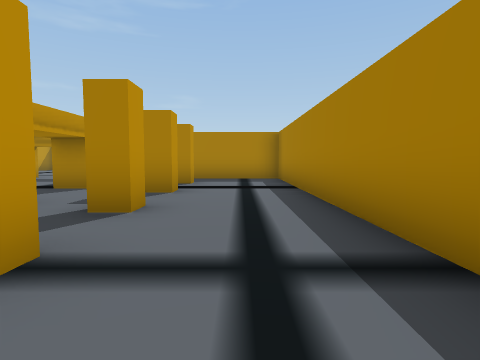
[1] (above)

21 first-person views from a walk through a 3-D level made in the Unity game engine. The camera is 1.2 m above the floor, tilts 4° down and sees 80° across. The floor is counted in squares, 2 m on a side. Each view is taken from the middle of a square. On the plan, view 1 faces up. The plan holds only what a view shows up to about 9 squares ahead; the rest is blank. The place goes on beyond the plan. Some animated figures are not drawn.

[2]
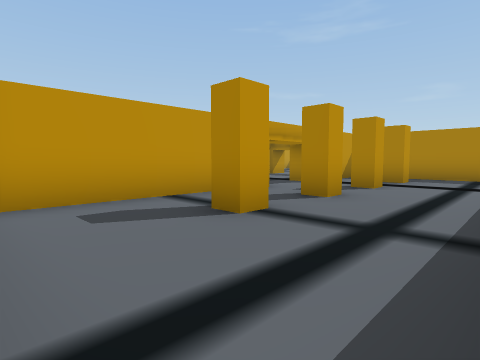

[3]
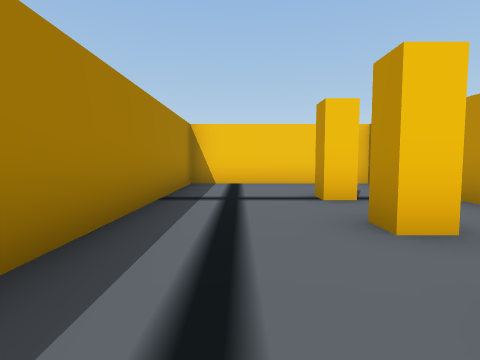

[4]
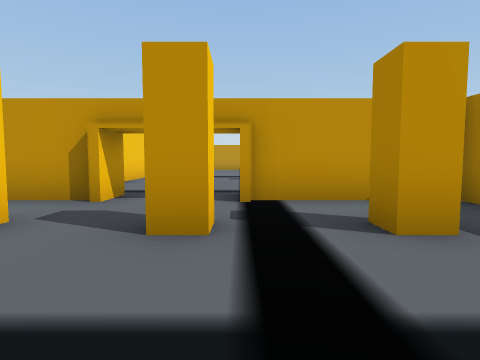

[5]
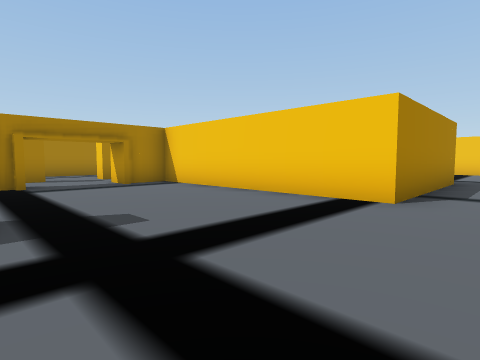

[6]
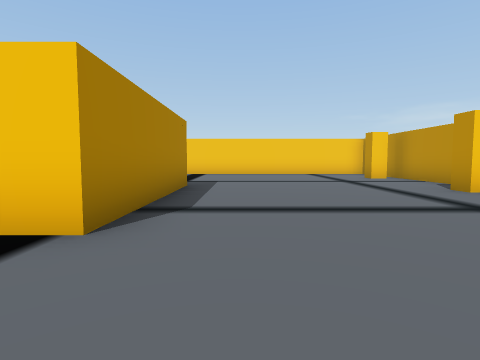

[7]
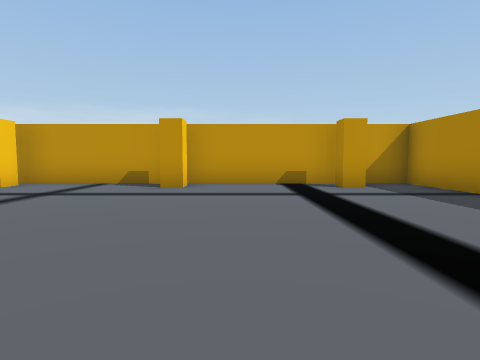

[8]
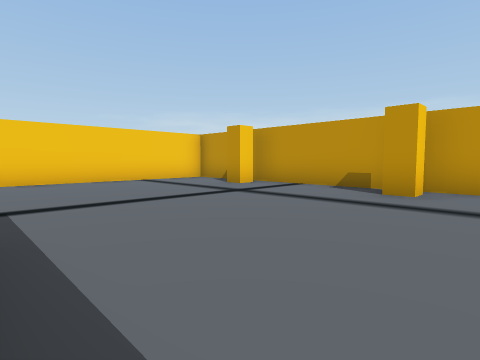

[9]
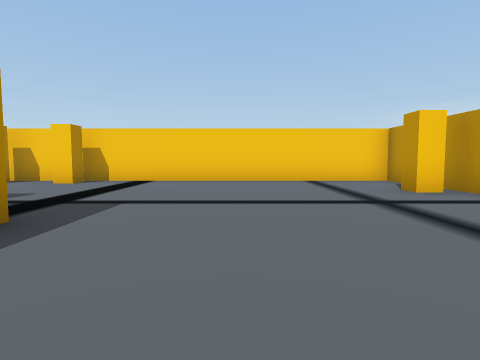

[10]
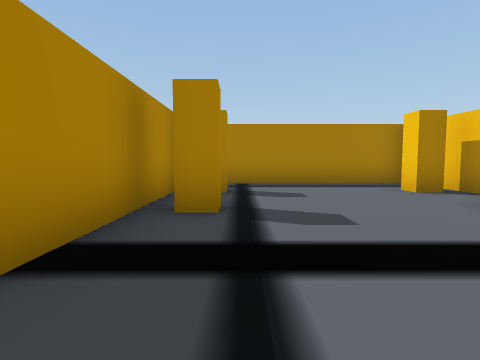

[11]
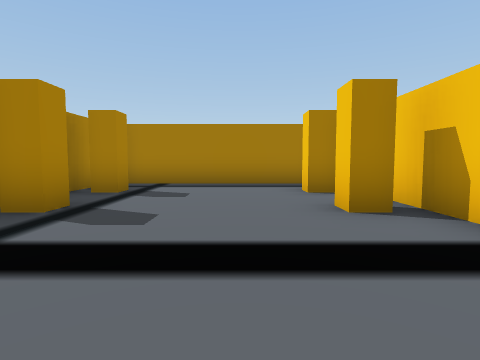

[12]
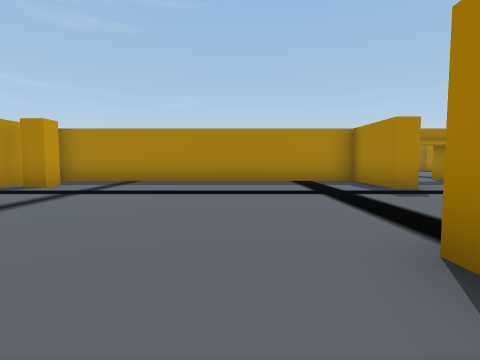

[13]
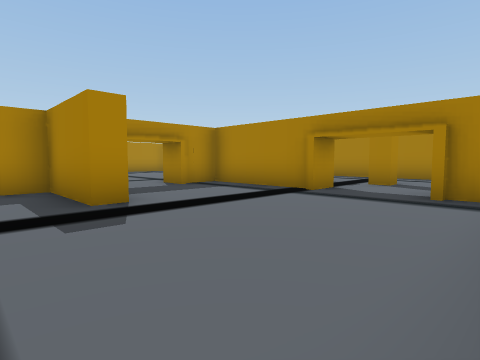

[14]
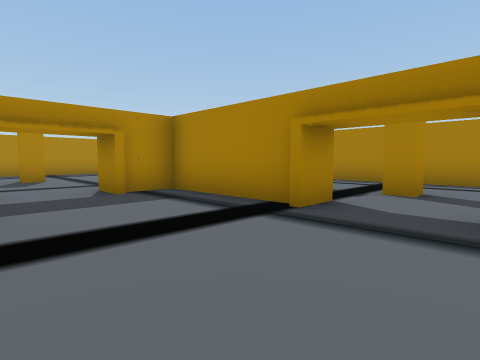

[15]
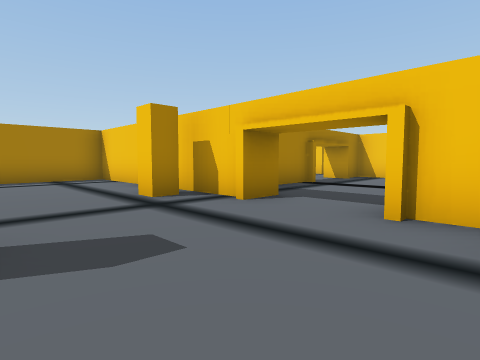

[16]
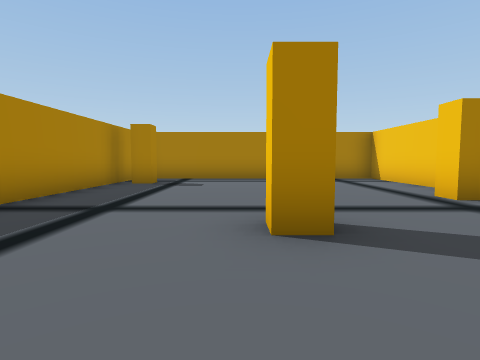

[17]
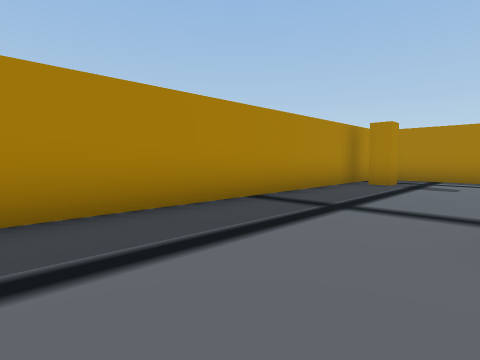

[18]
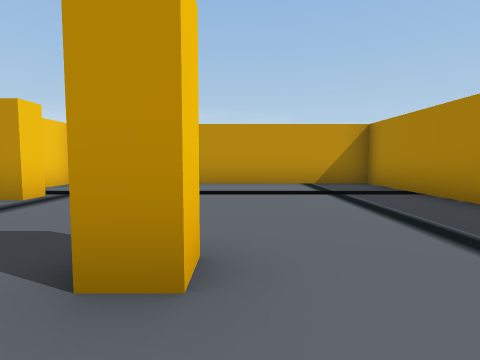

[19]
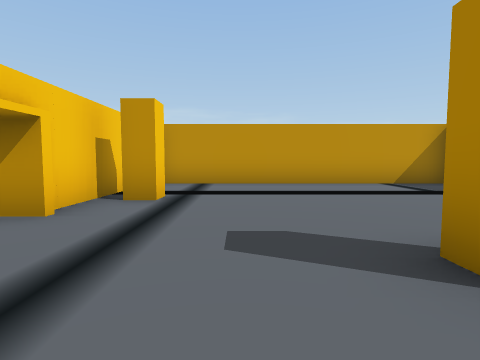

[20]
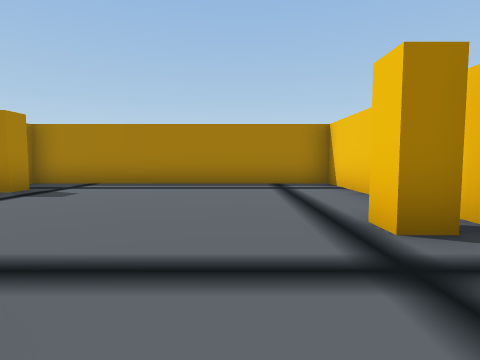

[21]
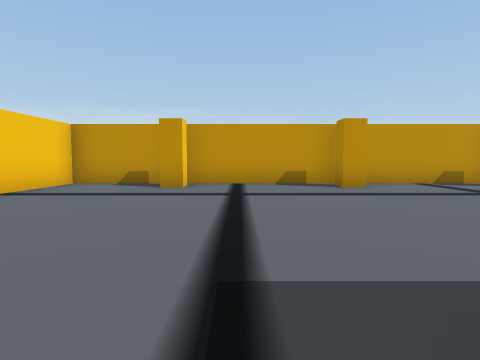

### Floor plan
Ten units are one square. View 1 is at (0, 0); x grows to the right and y downward. Boxes are objects, and circles mark ways between rooms. Rooms are numbered by the first view taken in them; rooms with no view inside come last. Other rooms are left out.
<svg viewBox="-170 -180 188 260">
<path fill="none" stroke="#000" d="M-32 -40 -32 12 13 12 13 -90M-32 -80 -32 -60M1 -93 -32 -93M-48 18 -98 18 -98 -27 -37 -27 -37 -39M-71 -70 -77 -70 -77 -93 -163 -93 -163 72 -50 72M-40 -40 -32 -40M-37 -61 -37 -93 -49 -93M-32 -60 -40 -60M-37 71 -37 21M-48 -97 13 -97 13 -172 -112 -172 -112 -100M-70 -100 -70 -94M-50 -90 -50 -100M-111 -97 -71 -97"/>
<rect x="-25" y="-25" width="20" height="20" fill="#bbb"><title>other object</title></rect>
<rect x="-25" y="-45" width="20" height="20" fill="#bbb"><title>other object</title></rect>
<rect x="-25" y="-65" width="20" height="20" fill="#bbb"><title>other object</title></rect>
<rect x="-25" y="-85" width="20" height="20" fill="#bbb"><title>other object</title></rect>
<rect x="-165" y="35" width="20" height="20" fill="#bbb"><title>other object</title></rect>
<rect x="-165" y="-5" width="20" height="20" fill="#bbb"><title>other object</title></rect>
<rect x="-165" y="-45" width="20" height="20" fill="#bbb"><title>other object</title></rect>
<rect x="-165" y="-85" width="20" height="20" fill="#bbb"><title>other object</title></rect>
<rect x="-85" y="55" width="20" height="20" fill="#bbb"><title>other object</title></rect>
<rect x="-85" y="15" width="20" height="20" fill="#bbb"><title>other object</title></rect>
<rect x="-65" y="55" width="20" height="20" fill="#bbb"><title>other object</title></rect>
<rect x="-65" y="15" width="20" height="20" fill="#bbb"><title>other object</title></rect>
<rect x="-95" y="-115" width="20" height="20" fill="#bbb"><title>other object</title></rect>
<rect x="-65" y="-145" width="20" height="20" fill="#bbb"><title>other object</title></rect>
<rect x="-45" y="-115" width="20" height="20" fill="#bbb"><title>other object</title></rect>
<rect x="-15" y="-175" width="20" height="20" fill="#bbb"><title>other object</title></rect>
<circle cx="-30" cy="-50" r="3" fill="#2a7"/>
<circle cx="-60" cy="-90" r="3" fill="#2a7"/>
<text x="-10" y="-30">1</text>
<text x="-110" y="-10">2</text>
<text x="-50" y="-140">3</text>
</svg>
Room 1 opens to room 2. Room 2 opens to room 3.

Where each view was taken, in squares from view 1:
view 1: 0 up, 0 right, facing up
view 2: 1 down, 1 right, facing up-left
view 3: 6 up, 0 right, facing down
view 4: 6 up, 1 right, facing left
view 5: 7 up, 11 left, facing down-right
view 6: 5 up, 11 left, facing down
view 7: 5 up, 9 left, facing left
view 8: 1 up, 10 left, facing down-left
view 9: 1 up, 12 left, facing down
view 10: 3 down, 11 left, facing right
view 11: 5 down, 11 left, facing right
view 12: 1 up, 11 left, facing up
view 13: 3 up, 9 left, facing up-right
view 14: 4 up, 7 left, facing up-right
view 15: 13 up, 8 left, facing down-right
view 16: 14 up, 8 left, facing right
view 17: 14 up, 8 left, facing up-right
view 18: 14 up, 4 left, facing left
view 19: 12 up, 4 left, facing left
view 20: 12 up, 6 left, facing right
view 21: 3 down, 9 left, facing left
